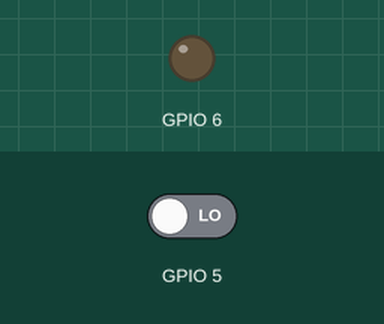
Simulated run of this program. Board: Raspberry Pi (BCM pin numbers). Parts: output pins drawn as LEDs (lit = HIGH). The inputs (shaded band) are chosen by the test bench; at power-on: GPIO 5 LOW.

Above: at 1.2 s.
1.3 s: GPIO 5 driven HIGH
At 1.7 s:
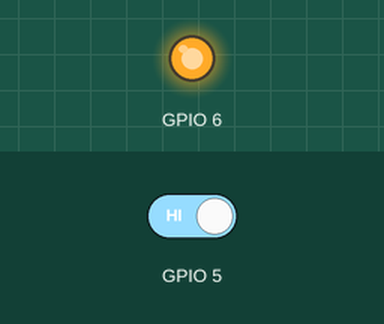
2.8 s: GPIO 5 driven LOW
At 5.2 s:
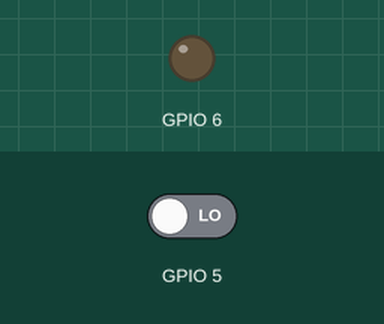
Timing chart, 0 to 6.7 s (numbered marks = the images above; inputs shaded):
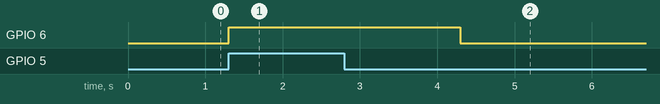

The program:

4_doorbell.py
```python
# doorbell

import gpiod
import time

touch_pin = 5
buzzer_pin = 6

chip = gpiod.Chip('gpiochip4')

buzzer_line = chip.get_line(buzzer_pin)
touch_line = chip.get_line(touch_pin)

buzzer_line.request(consumer="LED", type=gpiod.LINE_REQ_DIR_OUT)
touch_line.request(consumer="Button", type=gpiod.LINE_REQ_DIR_IN)

try:
    while True:
        if touch_line.get_value() == 1:
            buzzer_line.set_value(1)
            time.sleep(3)
        else:
            buzzer_line.set_value(0)
finally:
    touch_line.release()
    buzzer_line.release()
```

Measured:
- after the input at 1.3 s, GPIO 6: LOW → HIGH at once
- after the input at 2.8 s, GPIO 6: HIGH → LOW after 1.5 s
